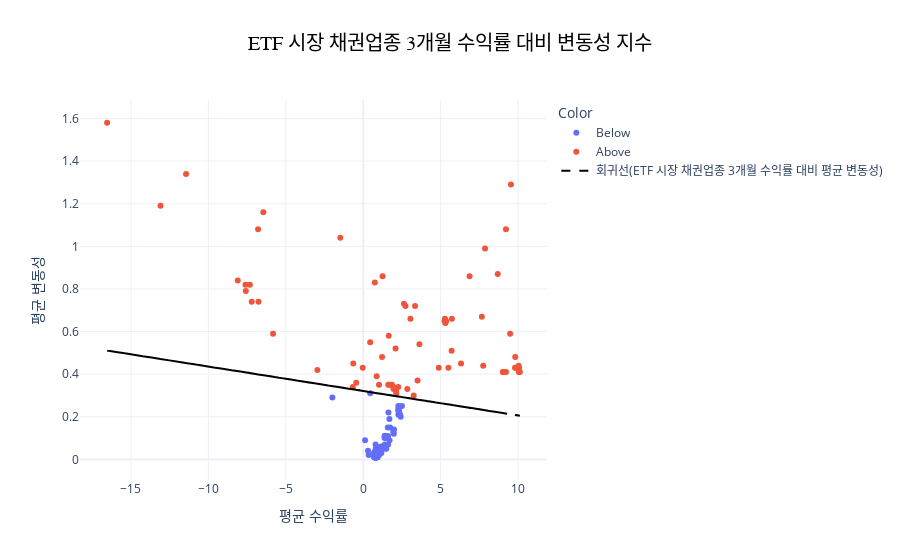

The code cell stored with this chart in its notebook:
### Code cell
analyze_sector_return_volatility('ETF','채권')

### Figure 1 — Plotly figure (JSON) as saved in the notebook; plotly's stock layout.template omitted (floating-point values rounded to 4 significant figures; data arrays with more than 128 entries replaced by an {"elided": "..."} marker saying what was removed)
{"data": [{"customdata": [["KODEX CD금리액티브(합성)"], ["TIGER CD금리투자KIS(합성)"], ["KODEX KOFR금리액티브(합성)"], ["TIGER KOFR금리액티브(합성)"], ["KODEX 종합채권(AA-이상)액티브"], ["RISE 머니마켓액티브"], ["KODEX CD1년금리플러스액티브(합성)"], ["KODEX 단기채권PLUS"], ["RISE 종합채권(A-이상)액티브"], ["TIGER 25-10 회사채(A+이상)액티브"], ["TIGER 25-12 금융채(AA-이상)"], ["RISE CD금리액티브(합성)"], ["KODEX 25-11 은행채(AA-이상)PLUS액티브"], ["KODEX 25-12 은행채(AAA)액티브"], ["SOL 종합채권(AA-이상)액티브"], ["TIGER 단기통안채"], ["ACE 종합채권(AA-이상)KIS액티브"], ["KODEX 단기채권"], ["TIGER 종합채권(AA-이상)액티브"], ["SOL 초단기채권액티브"], ["TIGER 단기채권액티브"], ["RISE 단기통안채"], ["KODEX 국고채3년"], ["1Q CD금리액티브(합성)"], ["1Q 머니마켓액티브"], ["히어로즈 머니마켓액티브"], ["히어로즈 종합채권(AA-이상)액티브"], ["PLUS 머니마켓액티브"], ["TIGER 중장기국채"], ["KODEX 26-12 회사채(AA-이상)액티브"], ["KODEX ESG종합채권(A-이상)액티브"], ["KODEX 25-11 회사채(A+이상)액티브"], ["PLUS 종합채권(AA-이상)액티브"], ["ACE CD금리&초단기채권액티브"], ["RISE KOFR금리액티브(합성)"], ["TIGER 투자등급회사채액티브"], ["1Q 단기금융채액티브"], ["TIGER 27-04회사채(A+이상)액티브"], ["SOL 26-12 회사채(AA-이상)액티브"], ["RISE 단기국공채액티브"], ["KODEX 단기변동금리부채권액티브"], ["RISE 25-06 은행채(AA+이상)액티브"], ["ACE 단기통안채"], ["ACE 26-06 회사채(AA-이상)액티브"], ["RISE 25-11 회사채(AA-이상)액티브"], ["PLUS 국공채머니마켓액티브"], ["ACE 2월만기자동연장회사채AA-이상액티브"], ["SOL 25-09 회사채(AA-이상)액티브"], ["HANARO 종합채권(AA-이상)액티브"], ["1Q 25-08 회사채(A+이상)액티브"], ["KODEX 미국종합채권ESG액티브(H)"], ["BNK 26-06 특수채(AAA이상)액티브"], ["마이티 26-09 특수채(AAA)액티브"], ["히어로즈 25-09 회사채(AA-이상)액티브"], ["KOSEF 단기자금"], ["파워 종합채권(AA-이상)액티브"], ["HK 종합채권(AA-이상)액티브"], ["ACE 25-06 회사채(AA-이상)액티브"], ["RISE 단기종합채권(AA-이상)액티브"], ["ACE 11월만기자동연장회사채AA-이상액티브"], ["히어로즈 26-09 회사채(AA-이상)액티브"], ["TIGER 국채3년"], ["히어로즈 단기채권ESG액티브"], ["HANARO 머니마켓액티브"], ["RISE 25-03 회사채(AA-이상)액티브"], ["ACE 8월만기자동연장회사채AA-이상액티브"], ["RISE 중기우량회사채"], ["WON 25-09 회사채(AA-이상)액티브"], ["SOL CD금리&머니마켓액티브"], ["HANARO 25-12 은행채(AA+이상)액티브"], ["ACE 단기채권알파액티브"], ["PLUS 단기채권액티브"], ["ACE 중장기국공채액티브"], ["SOL 머니마켓액티브"], ["RISE 국고채3년"], ["ACE 5월만기자동연장회사채AA-이상액티브"], ["KOSEF 통안채1년"], ["RISE 금융채액티브"], ["WON 단기국공채액티브"], ["RISE 중장기국공채액티브"], ["SOL 국고채3년"], ["WON 전단채플러스액티브"], ["SOL KIS단기통안채"], ["ACE 국고채3년"], ["KOSEF 국고채3년"], ["KODEX 국채선물3년인버스"], ["HANARO CD금리액티브(합성)"], ["PLUS 우량회사채50"], ["HANARO KOFR금리액티브(합성)"], ["PLUS 국채선물3년"], ["HANARO 단기채권액티브"]], "hovertemplate": "Color=Below<br>평균 수익률=%{x}<br>평균 변동성=%{y}<br>Name=%{customdata[0]}<extra></extra>", "legendgroup": "Below", "marker": {"color": "#636efa", "symbol": "circle"}, "mode": "markers", "name": "Below", "orientation": "v", "showlegend": true, "type": "scatter", "x": [0.79, 0.78, 0.78, 0.78, 2.26, 0.91, 0.78, 0.87, 2.42, 0.98, 0.76, 0.82, 0.97, 0.92, 2.27, 0.72, 2.28, 0.75, 2.39, 0.93, 0.82, 0.74, 1.38, 0.81, 0.87, 0.8, 2.32, 0.89, 1.63, 1.24, 1.59, 0.8, 2.27, 0.89, 0.78, 1.98, 0.84, 1.61, 1.49, 0.89, 0.71, 0.82, 0.78, 1.16, 0.9, 0.9, 0.82, 0.89, 2.5, 0.84, -1.99, 0.31, 1.39, 0.9, 0.82, 0.45, 1.69, 0.85, 0.86, 0.92, 1.37, 1.38, 1.17, 0.86, 0.82, 0.78, 1.4, 0.92, 0.35, 0.8, 0.89, 1.03, 1.94, 0.83, 1.47, 0.83, 0.92, 1.7, 0.86, 1.99, 1.74, 0.68, 0.74, 1.49, 1.61, 0.12, 0.77, 1.08, 0.76, 1.41, 0.73], "xaxis": "x", "y": [0.01, 0.01, 0.01, 0.01, 0.23, 0.02, 0.01, 0.02, 0.2, 0.03, 0.03, 0.01, 0.05, 0.02, 0.21, 0.01, 0.24, 0.01, 0.21, 0.01, 0.01, 0.01, 0.11, 0.01, 0.01, 0.01, 0.23, 0.01, 0.22, 0.06, 0.15, 0.04, 0.25, 0.01, 0.01, 0.12, 0.01, 0.07, 0.05, 0.02, 0.01, 0.02, 0.01, 0.06, 0.02, 0.01, 0.05, 0.02, 0.25, 0.02, 0.29, 0.04, 0.06, 0.02, 0.01, 0.31, 0.19, 0.06, 0.02, 0.04, 0.05, 0.1, 0.03, 0.01, 0.02, 0.04, 0.07, 0.02, 0.02, 0.07, 0.02, 0.02, 0.13, 0.01, 0.11, 0.04, 0.02, 0.09, 0.02, 0.14, 0.15, 0.03, 0.01, 0.1, 0.11, 0.09, 0.01, 0.04, 0.01, 0.11, 0.01], "yaxis": "y"}, {"customdata": [["ACE 미국30년국채액티브(H)"], ["TIGER 미국30년국채커버드콜액티브(H)"], ["TIGER 미국30년국채스트립액티브(합성 H)"], ["TIGER 미국달러단기채권액티브"], ["TIGER 미국달러SOFR금리액티브(합성)"], ["KODEX 미국30년국채타겟커버드콜(합성 H)"], ["KODEX 미국달러SOFR금리액티브(합성)"], ["KODEX 국고채30년액티브"], ["KODEX 국고채10년액티브"], ["RISE 미국30년국채엔화노출(합성 H)"], ["KOSEF 국고채10년"], ["RISE KIS국고채30년Enhanced"], ["KODEX 미국30년국채액티브(H)"], ["KODEX 미국30년국채울트라선물(H)"], ["ACE 국고채10년"], ["SOL 미국30년국채커버드콜(합성)"], ["PLUS 국고채10년액티브"], ["TIGER 미국채10년선물"], ["KODEX 장기종합채권(AA-이상)액티브"], ["TIGER 국고채30년스트립액티브"], ["TIGER 미국투자등급회사채액티브(H)"], ["SOL 국고채10년"], ["ACE 미국30년국채엔화노출액티브(H)"], ["RISE 국고채10년액티브"], ["KODEX 200미국채혼합"], ["ACE 미국30년국채선물레버리지(합성 H)"], ["ACE 미국30년국채액티브"], ["RISE 국채선물10년인버스"], ["KODEX 아시아달러채권ESG플러스액티브"], ["KODEX 미국10년국채선물"], ["RISE 미국달러SOFR금리액티브(합성)"], ["SOL 미국30년국채액티브(H)"], ["KODEX 국채선물10년"], ["WON 대한민국국고채액티브"], ["HANARO 32-10 국고채액티브"], ["PLUS 미국채30년액티브"], ["KODEX iShares미국하이일드액티브"], ["PLUS 미국장기우량회사채"], ["KOSEF 국고채10년레버리지"], ["PLUS 미국단기회사채(AAA~A)"], ["RISE 미국30년국채커버드콜(합성)"], ["히어로즈 국고채30년액티브"], ["PLUS 국고채30년액티브"], ["KODEX 33-06 국고채액티브"], ["RISE 미국단기투자등급회사채액티브"], ["KODEX 53-09 국고채액티브"], ["RISE 미국30년국채액티브"], ["KODEX iShares미국투자등급회사채액티브"], ["히어로즈 25-09 미국채권(AA-이상)액티브"], ["ACE 미국달러단기채권액티브"], ["RISE 국채30년레버리지(합성)"], ["TIGER 단기선진하이일드(합성 H)"], ["SOL 국고채30년액티브"], ["히어로즈 미국달러SOFR금리액티브(합성)"], ["PLUS 일본엔화초단기국채(합성)"], ["RISE 미국장기국채선물(H)"], ["PLUS 국채선물10년"], ["KODEX iShares미국인플레이션국채액티브"], ["RISE 국채선물3년"], ["RISE 미국장기국채선물레버리지(합성 H)"], ["KODEX 미국30년국채울트라선물인버스(H)"], ["KODEX 국채선물10년인버스"], ["RISE 국채선물10년"], ["PLUS 미국달러SOFR금리액티브(합성)"], ["ACE 미국하이일드액티브(H)"], ["HANARO KAP초장기국고채"], ["RISE 국채선물5년추종인버스"], ["RISE 미국장기국채선물인버스(H)"], ["RISE 국채선물5년추종"], ["RISE KP달러채권액티브"]], "hovertemplate": "Color=Above<br>평균 수익률=%{x}<br>평균 변동성=%{y}<br>Name=%{customdata[0]}<extra></extra>", "legendgroup": "Above", "marker": {"color": "#EF553B", "symbol": "circle"}, "mode": "markers", "name": "Above", "orientation": "v", "showlegend": true, "type": "scatter", "x": [-7.58, -6.76, -11.44, 10.06, 10.05, -7.2, 10.12, 5.25, 2.1, -6.45, 1.95, 6.87, -7.32, -8.1, 1.96, 3.05, 1.86, 5.5, 3.51, 7.87, -2.96, 2.12, -6.79, 2.26, 1.22, -16.54, 0.75, -0.64, 7.75, 4.88, 9.82, -7.6, 1.69, 3.26, 2.85, 1.25, 9.49, 2.73, 2.63, 9.22, 3.35, 5.73, 5.28, 2.14, 9.03, 5.31, -1.48, 5.71, 9.03, 9.82, 9.54, -0.03, 5.36, 9.82, 2.09, -5.82, 1.62, 6.32, 0.87, -13.09, 8.69, -0.67, 1.65, 10.04, 0.45, 3.63, -0.45, 7.66, 1.02, 9.22], "xaxis": "x", "y": [0.79, 0.74, 1.34, 0.43, 0.41, 0.74, 0.41, 0.65, 0.33, 1.16, 0.34, 0.86, 0.82, 0.84, 0.33, 0.66, 0.35, 0.43, 0.37, 0.99, 0.42, 0.32, 1.08, 0.34, 0.48, 1.58, 0.83, 0.45, 0.44, 0.43, 0.48, 0.82, 0.35, 0.3, 0.33, 0.86, 0.59, 0.72, 0.73, 1.08, 0.72, 0.66, 0.66, 0.31, 0.41, 0.64, 1.04, 0.51, 0.41, 0.43, 1.29, 0.43, 0.65, 0.43, 0.52, 0.59, 0.35, 0.45, 0.39, 1.19, 0.87, 0.34, 0.58, 0.44, 0.55, 0.54, 0.36, 0.67, 0.35, 0.41], "yaxis": "y"}, {"line": {"color": "black", "dash": "dash"}, "mode": "lines", "name": "회귀선(ETF 시장 채권업종 3개월 수익률 대비 평균 변동성)", "type": "scatter", "x": {"elided": "161 float values"}, "y": {"elided": "161 float values"}}], "layout": {"legend": {"title": {"text": "Color"}, "tracegroupgap": 0}, "title": {"font": {"color": "black", "family": "Arial", "size": 20}, "text": "ETF 시장 채권업종 3개월 수익률 대비 변동성 지수", "x": 0.5}, "xaxis": {"anchor": "y", "domain": [0, 1], "title": {"text": "평균 수익률"}}, "yaxis": {"anchor": "x", "domain": [0, 1], "title": {"text": "평균 변동성"}}}}
